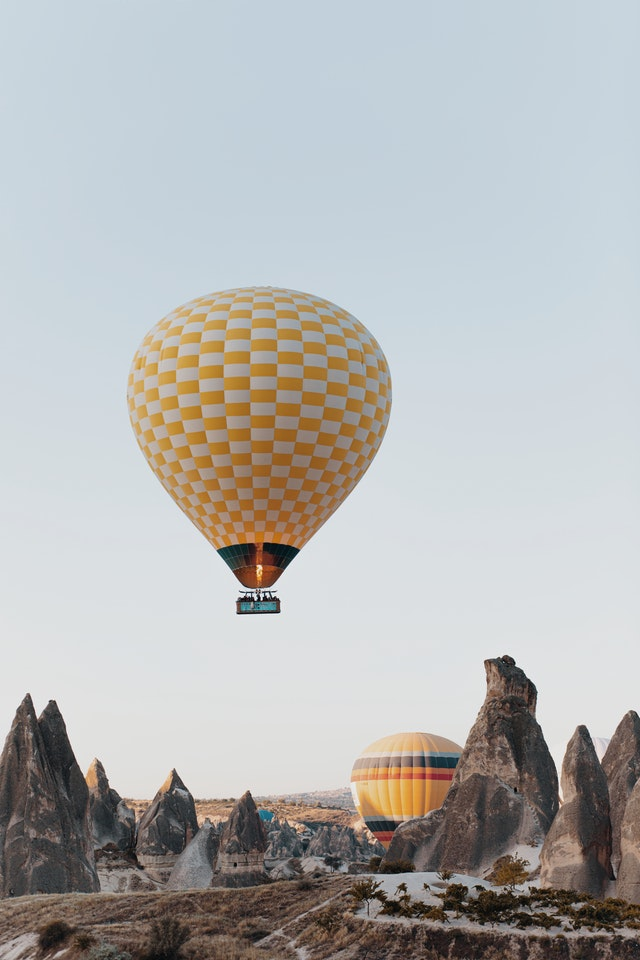
#> input picture 1.1 aircraft.jpg.jpg, 640 x 960 px, found by its file name
$ jupyter execute 'resim_uzayı.ipynb'
#> lines starting #> are read from the running program, lines starting #| are printed output that depends on the picture
[cell 1]
import cv2
import numpy as np
from matplotlib import pyplot as plt

[cell 2]
img = cv2.imread("1.1 aircraft.jpg.jpg")
#> img is the input picture: shape (960, 640, 3); mean B, G, R 179.6, 180.6, 180.1

[cell 3]
plt.imshow(img)

[cell 4]
img = cv2.cvtColor(img ,cv2.COLOR_BGR2RGB)

[cell 5]
plt.imshow(img)

[cell 6]
img = cv2.cvtColor(img , cv2.COLOR_BGR2HSV)
#> img: shape (960, 640, 3); mean H, S, V 45.8, 33.1, 190.3

[cell 7]
plt.imshow(img)

[cell 8]
img = cv2.cvtColor(img ,cv2.COLOR_BGR2GRAY)
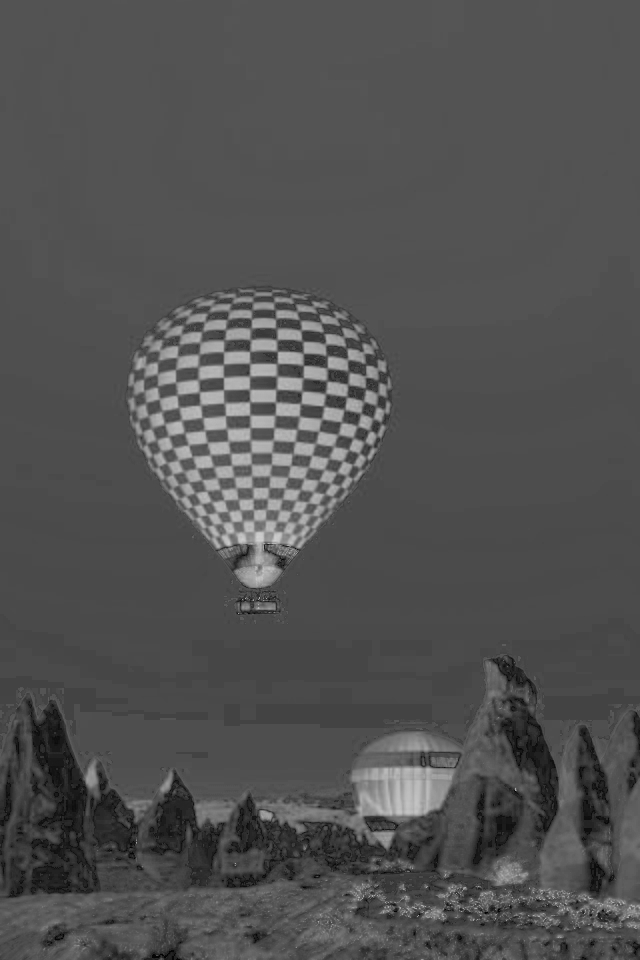
#> img: shape (960, 640); min 2, max 209, mean 81.5


$ run again, with 14.1 smile.jpg.jpg copied over 1.1 aircraft.jpg.jpg
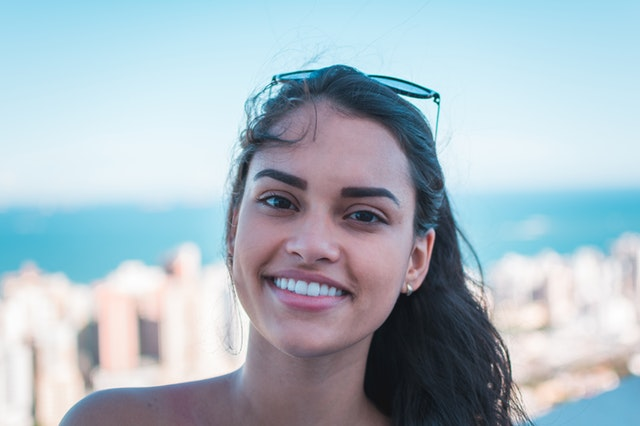
#> input picture 14.1 smile.jpg.jpg, 640 x 426 px, found by its file name
#> img is the input picture: shape (426, 640, 3); mean B, G, R 195.2, 185.1, 169.2
#> `img = cv2.cvtColor(img ,cv2.COLOR_BGR2GRAY)`:
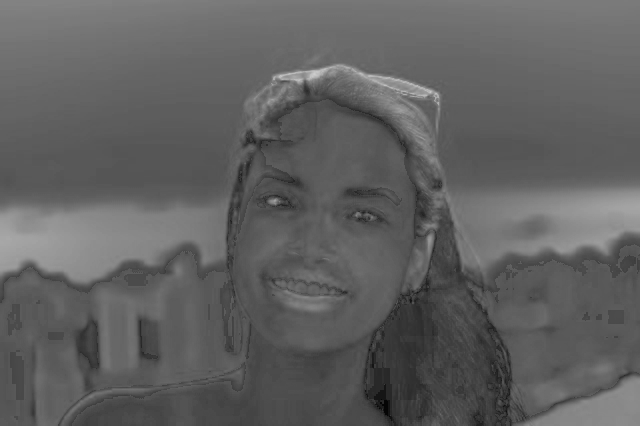
#> img: shape (426, 640); min 5, max 205, mean 96.4
